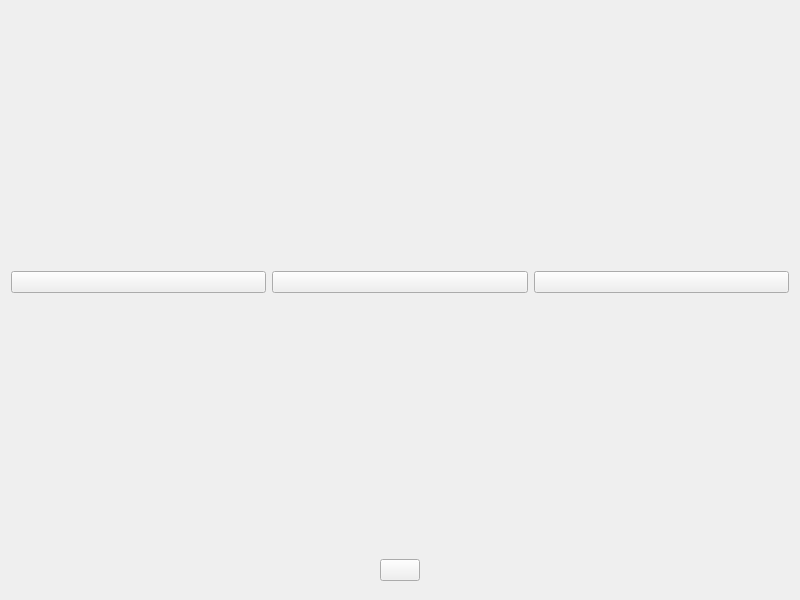
<?xml version="1.0" encoding="UTF-8"?>
<ui version="4.0">
 <class>serverpage</class>
 <widget class="QWidget" name="serverpage">
  <property name="geometry">
   <rect>
    <x>0</x>
    <y>0</y>
    <width>800</width>
    <height>600</height>
   </rect>
  </property>
  <property name="windowTitle">
   <string>Form</string>
  </property>
  <layout class="QVBoxLayout" name="verticalLayout_2">
   <property name="bottomMargin">
    <number>19</number>
   </property>
   <item>
    <layout class="QVBoxLayout" name="verticalLayout">
     <item>
      <spacer name="verticalSpacer_2">
       <property name="orientation">
        <enum>Qt::Vertical</enum>
       </property>
       <property name="sizeHint" stdset="0">
        <size>
         <width>20</width>
         <height>40</height>
        </size>
       </property>
      </spacer>
     </item>
     <item>
      <layout class="QHBoxLayout" name="horizontalLayout" stretch="0,0,0">
       <item>
        <widget class="QPushButton" name="dryBtn">
         <property name="text">
          <string/>
         </property>
        </widget>
       </item>
       <item>
        <widget class="QPushButton" name="unkownBtn1">
         <property name="text">
          <string/>
         </property>
        </widget>
       </item>
       <item>
        <widget class="QPushButton" name="unkownBtn2">
         <property name="text">
          <string/>
         </property>
        </widget>
       </item>
      </layout>
     </item>
     <item>
      <spacer name="verticalSpacer">
       <property name="orientation">
        <enum>Qt::Vertical</enum>
       </property>
       <property name="sizeHint" stdset="0">
        <size>
         <width>20</width>
         <height>40</height>
        </size>
       </property>
      </spacer>
     </item>
     <item>
      <layout class="QHBoxLayout" name="horizontalLayout_2">
       <item>
        <spacer name="horizontalSpacer">
         <property name="orientation">
          <enum>Qt::Horizontal</enum>
         </property>
         <property name="sizeHint" stdset="0">
          <size>
           <width>40</width>
           <height>20</height>
          </size>
         </property>
        </spacer>
       </item>
       <item>
        <widget class="QPushButton" name="quitBtn">
         <property name="text">
          <string/>
         </property>
        </widget>
       </item>
       <item>
        <spacer name="horizontalSpacer_2">
         <property name="orientation">
          <enum>Qt::Horizontal</enum>
         </property>
         <property name="sizeHint" stdset="0">
          <size>
           <width>40</width>
           <height>20</height>
          </size>
         </property>
        </spacer>
       </item>
      </layout>
     </item>
    </layout>
   </item>
  </layout>
 </widget>
 <resources/>
 <connections/>
</ui>
